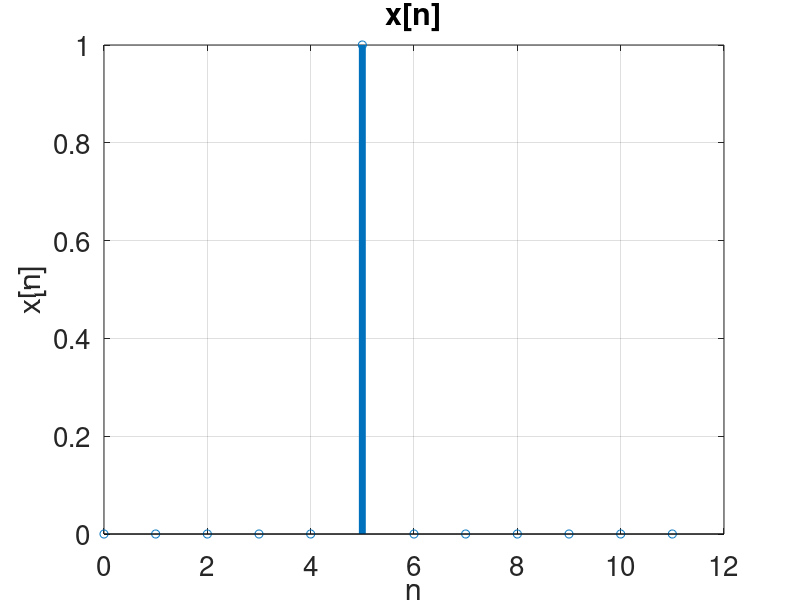
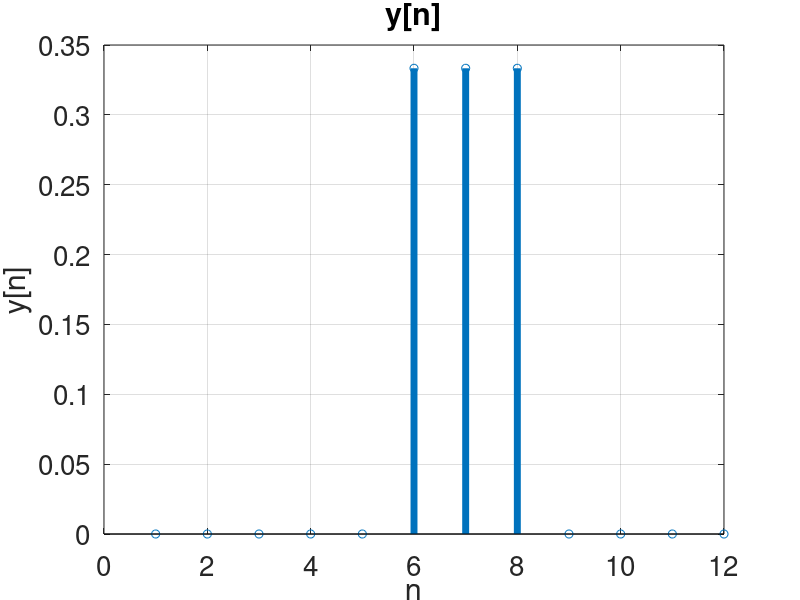

Recreate these plots in MATLAB, in order. (Note: this script raises an error after producing the figures.)
%FIR_jednostavni
clear;
clc;
close all;

%x1 = [0 0 0 0 0 1 1 1 1 1 1 1];
x1 = [0 0 0 0 0 1 0 0 0 0 0 0];
 n=0:1:length(x1)-1;
 %x1=cos(pi/10*n);
 %x1=(-1).^(n+1);
figure(1)
set(gcf,'Color',[1,1,1])
stem(n, x1,'Linewidth',5); % define the unit step sequence
grid on;
set(gca,'fontsize',20);title('x[n]');
xlabel('n')
ylabel('x[n]');
A=[1];
B=[1/3 1/3 1/3];
Fs=44100;
tic
y=filter(B,A,x1);
toc
figure(2)
Ny=length(x1)+length(B)-2;%trajanje odziva ili length(y) ako se n eželite zezati s duljinom trajanja
Ny=length(y);
ny=1:1:Ny;
set(gcf,'Color',[1,1,1])
stem(ny,y,'Linewidth',5);
xlabel('n')
ylabel('y[n]');
set(gca,'fontsize',20);title('y[n]');
grid on;
figure (3)
set(gcf,'Color',[1,1,1])
[Hz,Hp]=zplane(B,A);

[H,w]=freqz(B,A,256);
ampl=abs(H);fazna=angle(H);
figure(4);
set(gcf,'Color',[1,1,1]);
subplot(211),plot(w,ampl,'k','Linewidth',3),xlabel('\omega','Fontsize',22);ylabel('abs(H)','Fontsize',22),title('Amplitudna frekvencijska karakteristika','Fontsize',22);
set(gca,'fontsize',22);grid on;
subplot(212),plot(w,fazna,'k','Linewidth',3),xlabel('\omega','Fontsize',22);ylabel('angle(H)','Fontsize',22),title('Fazna frekvencijska karakteristika','Fontsize',22);
set(gca,'fontsize',22);grid on;
%grupno kasnjenje
figure(5);
set(gcf,'Color',[1,1,1]);
[gd,f]=grpdelay(B,A,1024,Fs);
subplot(121);plot(f,gd,'k'),xlabel('f[Hz]','Fontsize',22),ylabel('(gd(f))','Fontsize',22),title('Grupno kasnjenje','Fontsize',22);
set(gca,'fontsize',22);grid on;
%impulsni odziv
subplot(122);
set(gcf,'Color',[1,1,1]);
impz(B,A,500,Fs);
xlabel('t[s]','Fontsize',22),ylabel('h(t)','Fontsize',22)
title('Impulsni odziv','Fontsize',22);set(gca,'fontsize',22);grid on;
[H,f]=freqz(B,A,256,Fs);
ampl=abs(H);fazna=angle(H);
figure(10);
set(gcf,'Color',[1,1,1]);
subplot(211),plot(f,ampl,'k','Linewidth',3),xlabel('f(Hz)','Fontsize',22);ylabel('abs(H)','Fontsize',22),title('Amplitudna frekvencijska karakteristika','Fontsize',22);
set(gca,'fontsize',22);grid on;
subplot(212),plot(f,fazna,'k','Linewidth',3),xlabel('f(Hz)','Fontsize',22);ylabel('angle(H)','Fontsize',22),title('Fazna frekvencijska karakteristika','Fontsize',22);
set(gca,'fontsize',22);grid on;
